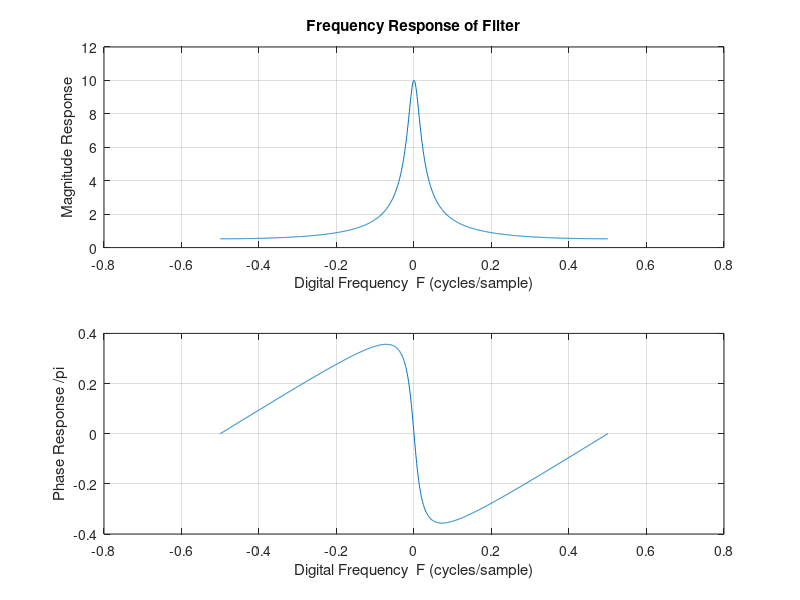
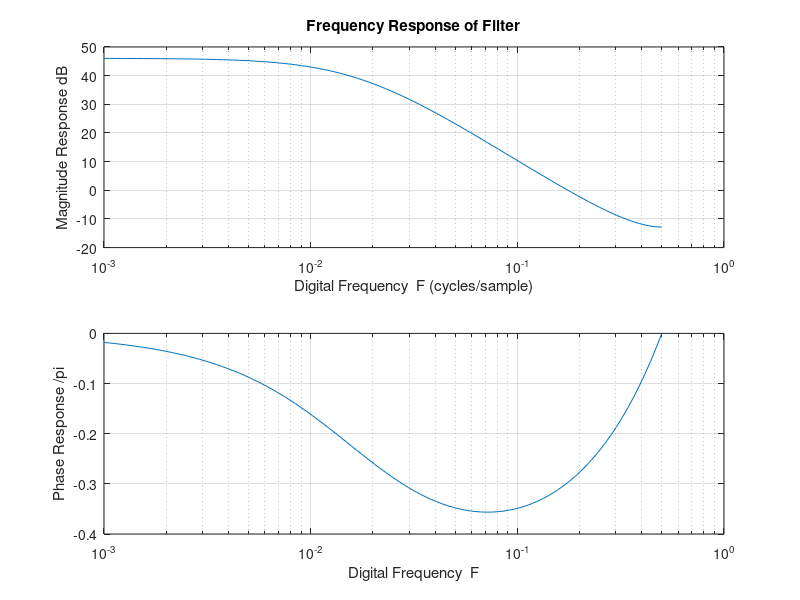

The MATLAB source for these figures, in order:
% EE419_HF_exp1_proto
% COMPUTE AND PLOT THE FREQUENCY RESPONSE OF AN IIR FILTER

% Make a digital frequency variable with 1001 points 
% for Principle Range F =-1/2 to +1/2, with spacing .001 cycles/sample

%freq=[-0.5 -0.499 -0.498 ......... 0.499  0.5];  % 1001 values?! YIKES!!

%freq=linspace(first_val, last_val, Num_of_points); 
% For LINSPACE: Increment =(last_val - first_val) / (Num_of_points-1) 
%freq=linspace(-.5, .5, 1001); % 1001 points, from -1/2 to +1/2, Incr=.001

%freq=[first_val : increment : last_val]; 
freq = [-0.5 : 0.001 : 0.5];        

% NOTE: # of Points =[(last_val-first_val) / increment]+1 
                    % 1001 points, from -1/2 to +1/2, increment=.001


% Compute the values of the COMPLEX DTFT frequency response at these frequencies

HF = exp(j .* 2 .* pi .* freq) ./ (exp(j .* 2 .* pi .* freq) - 0.9);


% LINEAR FREQUENCY RESPONSE PLOT
% Plot the magnitude and phase responses on a linear freq scale
figure(1)
% Magnitude Response
subplot(2,1,1) % Display plots in 2 rows / 1 column; This is the 1st plot.
                                % Plot the magnitude on a linear scale

plot(freq, abs(HF))
grid on

xlabel('Digital Frequency  F (cycles/sample)')
ylabel('Magnitude Response')
title('Frequency Response of Filter')
% Phase Response
subplot(2,1,2) % Display plots in 2 rows / 1 column; This is the 2nd plot.
                                % Normalize angle values by pi radians

%angle(HF)/pi normalizes the angles 
plot(freq, angle(HF) ./ pi)

grid on
xlabel('Digital Frequency  F (cycles/sample)')
ylabel('Phase Response /pi')


% LOG SCALE FREQUENCY RESPONSE PLOT
% Make a logarithmic frequency variable with 100 points for F =.001-0.5
% (Positive part of Principle Range, up to Nyquist Rate)
log_freq=logspace(log10(.001), log10(.5), 100); % 100 logarithmic points between .001 (10e-3) and 0.5x10e+0

% Compute the values of the COMPLEX freq response at these log frequencies
HlogF=exp(j.*2.*pi.*log_freq)./(exp(j.*2.*pi.*log_freq)- 0.9);

figure(2)
% Magnitude Response
subplot(2,1,1)
                                 % plot linear magnitude vs. freq on log scale
semilogx(log_freq, 20 .* log( abs(HlogF)))

grid on
xlabel('Digital Frequency  F (cycles/sample)')
ylabel('Magnitude Response dB')
title('Frequency Response of Filter')
% Phase Response
subplot(2,1,2)

semilogx(log_freq, angle(HlogF) ./ pi)

grid on
xlabel('Digital Frequency  F')
ylabel('Phase Response /pi')


% PLOT MAGNITUDE IN dB (like Bode Plot)

% Compute the values of the COMPLEX frequency response in dB


% copy, paste, modify plot commands




% Find the peak response and peak response frequency
% WHICH RESPONSE AND FREQUENCY VARIABLES TO USE??   WHY??
% CONSIDER: Do you need to see the entire range of frequencies??
[peak_response, peak_response_index]=max(abs(HF))
% No ';' at end so answers print to screen
peak_response_freq=freq(peak_response_index)

% Find the minimum magnitude response and min response frequency
[min_response, min_response_index]=min(abs(HF))
% No ';' so answers print to screen
min_response_freq=freq(min_response_index)

% notes: COPY FIGURES TO A WORD DOCUMENT WHEN DONE
%      HOW COULD WE HAVE MADE HF INTO A FUNCTION SO NOT REPEATING EQUATION?